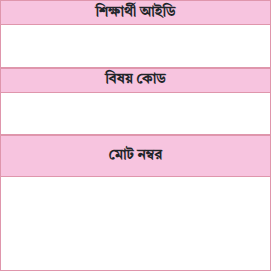
#> input picture info_section.png, 271 x 271 px; its folder holds 5 pictures in this run
$ python get-biggest-rec-image.py
#> lines starting #> are read from the running program, lines starting #| are printed output that depends on the picture; after the words box and inside, x2 and y2 are one past the last pixel; in counts of white or black regions, pixels touching at a corner belong together
import cv2
import numpy as np
import os

def split_info_section_into_labeled_boxes(info_section_image_path):
    """
    Splits the info section image (containing Student ID, Subject Code, Total Number)
    into separate images for each labeled section and its input area.
    """
#> called with info_section_image_path = 'info_section.png'
    info_image = cv2.imread(info_section_image_path)
#> info_image is the input picture: shape (271, 271, 3); mean B, G, R 238.8, 229.8, 248

    if info_image is None:
        print(f"❌ Error: Could not load info section image from {info_section_image_path}")
        return

    height, width, _ = info_image.shape
#> height = 271; width = 271
    gray = cv2.cvtColor(info_image, cv2.COLOR_BGR2GRAY)
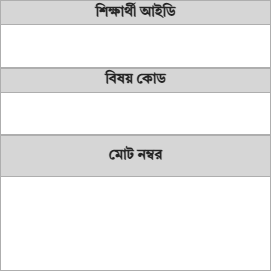
#> gray: shape (271, 271); min 36, max 255, mean 236.1

    # Convert to binary image (threshold) - crucial for finding distinct regions
    # Adjust this threshold if the pink background or text is not clearly separating
    _, binary = cv2.threshold(gray, 230, 255, cv2.THRESH_BINARY_INV) # High threshold to isolate dark text/lines on light background
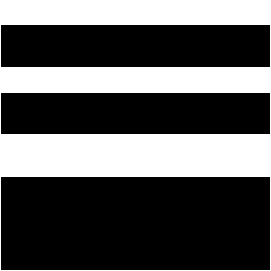
#> binary: shape (271, 271); 35.5% white; 1 white region, box (x1, y1, x2, y2) and area: (0, 0, 271, 271) 26097

    # Find horizontal projection profile to detect clear separations
    horizontal_proj = np.sum(binary, axis=1)
#> horizontal_proj = 271 values, max 69105 at index 0, min 510 at index 25, mean 24556.2

    # Find the 'valleys' or 'low points' in the projection, which indicate
    # the separation lines between the sections.
    # This part might need fine-tuning based on the actual pixel values
    # and consistency of your info_section.png
    separators_y = []
    threshold_for_separation = 100 # A low sum of pixels could indicate a gap
    for y in range(1, height - 1):
        # Look for a sharp drop or a region with very few non-zero pixels
        # indicating a blank horizontal line or the thin white lines between pink sections
        if horizontal_proj[y] < threshold_for_separation and horizontal_proj[y-1] >= threshold_for_separation:
             separators_y.append(y)
        elif horizontal_proj[y] >= threshold_for_separation and horizontal_proj[y+1] < threshold_for_separation:
             separators_y.append(y+1)
#> after the loop, separators_y = []


    # Filter and refine separators_y to get the main dividers
    # The actual points where your pink sections end and new ones begin, or the white lines
    # Based on your image, there are lines around:
    # 1. After "শিক্ষার্থী আইডি" box
    # 2. After "বিষয় কোড" box
    # 3. After "মোট নম্বর" label (before the large input area)

    # A more robust way might be to look for changes in color or strong edge detection.
    # Let's try a simpler approach of fixed ratios or direct segmentation by known height
    # if the sections are always consistently sized.

    # Given the fixed structure of your image:
    # Top section: "শিক্ষার্থী আইডি" + its input box
    # Middle section: "বিষয় কোড" + its input box
    # Bottom section: "মোট নম্বর" + its input area

    # Estimate section boundaries based on the visual layout (approximate y-coordinates)
    # These values are eyeballed from your image and might need adjustment.
    # This assumes info_section.png is cropped consistently.
    section_boundaries = [
        0, # Start of the first section
        height // 3, # End of first section, start of second
        (2 * height) // 3, # End of second section, start of third
        height # End of the image
    ]
#> section_boundaries = [0, 90, 180, 271]

    # Refine boundaries by finding the actual distinct horizontal lines
    # (e.g., the white lines between the pink blocks or the bottom of the input boxes)
    # This requires more advanced image processing to robustly detect these specific lines.
    # For now, let's use a simpler fixed division or rely on detected significant horizontal lines.

    # Let's re-try finding strong horizontal lines (could be the white separators)
    edges = cv2.Canny(gray, 50, 150, apertureSize=3)
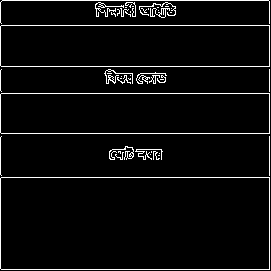
#> edges: shape (271, 271); 4.5% white in thin lines or dots
    lines = cv2.HoughLinesP(edges, 1, np.pi/180, threshold=100, minLineLength=width*0.8, maxLineGap=10)
#> lines = [[1, 269, 269, 269], [1, 25, 269, 25], [269, 268, 269, 1], [1, 133, 268, 133], [2, 0, 268, 0], [1, 177, 268, 177], [0, 268, 0, 2], [1, 66, 268, 66], [1, 93, 268, 93]]

    horizontal_line_y_coords = []
    if lines is not None:
        for line in lines:
            x1, y1, x2, y2 = line[0]
            if abs(y1 - y2) < 5: # It's a horizontal line if y coordinates are close
                horizontal_line_y_coords.append(y1)
#> this loop made 9 passes
#> after the loop, horizontal_line_y_coords = [269, 25, 133, 0, 177, 66, 93]

    # Sort and unique the y-coordinates
    horizontal_line_y_coords = sorted(list(set(horizontal_line_y_coords)))
#> horizontal_line_y_coords = [0, 25, 66, 93, 133, 177, 269]

    # Filter out lines that are too close to each other or at the very top/bottom
    filtered_lines_y = []
    if horizontal_line_y_coords:
        filtered_lines_y.append(horizontal_line_y_coords[0])
        for i in range(1, len(horizontal_line_y_coords)):
            if horizontal_line_y_coords[i] - filtered_lines_y[-1] > 20: # Ensure lines are sufficiently separated
                filtered_lines_y.append(horizontal_line_y_coords[i])
#> this loop made 6 passes
#> after the loop, filtered_lines_y = [0, 25, 66, 93, 133, 177, 269]

    # Add the top and bottom of the image as implicit boundaries
    final_boundaries = [0] + filtered_lines_y + [height]
#> final_boundaries = [0, 0, 25, 66, 93, 133, 177, 269, 271]
    final_boundaries = sorted(list(set(final_boundaries)))
#> final_boundaries = [0, 25, 66, 93, 133, 177, 269, 271]

    # Ensure we have at least 4 boundaries for 3 sections (0, y1, y2, y3, height)
    if len(final_boundaries) < 4:
        print("Warning: Not enough clear horizontal separation lines found. Using approximate division.")
        # Fallback to approximate division if lines are not detected
        final_boundaries = [0, height // 3, (2 * height) // 3, height]
        # Further refine by trying to find the blank input box regions if needed

    section_names = ["student_id_section", "subject_code_section", "total_number_section"]
    saved_files = []

    for i in range(len(final_boundaries) - 1):
        if i < len(section_names):
            y_start = final_boundaries[i]
            y_end = final_boundaries[i+1]
            if y_end > y_start: # Ensure valid section
                section_part = info_image[y_start:y_end, 0:width]
                output_filename = f"{section_names[i]}.png"
                cv2.imwrite(output_filename, section_part)
                saved_files.append(output_filename)
                print(f"✅ Saved: {output_filename}")
            else:
                print(f"Skipping empty section at boundaries {y_start}-{y_end}")
#> this loop made 7 passes
#> (y_start, y_end, output_filename) on passes 1 to 3: (0, 25, 'student_id_section.png'), (25, 66, 'subject_code_section.png'), (66, 93, 'total_number_section.png')
#| ✅ Saved: student_id_section.png
#| ✅ Saved: subject_code_section.png
#| ✅ Saved: total_number_section.png
#> pass 1, in split_info_section_into_labeled_boxes, `section_part = info_image[y_start:y_end, 0:width]`:
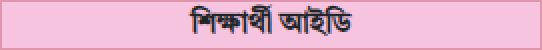
#> section_part: shape (25, 271, 3) (shown 2 times larger); mean B, G, R 205.3, 180.4, 229.3
#> pass 2, in split_info_section_into_labeled_boxes, `section_part = info_image[y_start:y_end, 0:width]`:
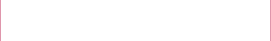
#> section_part: shape (41, 271, 3); mean B, G, R 254.4, 254.2, 254.8
#> pass 3, in split_info_section_into_labeled_boxes, `section_part = info_image[y_start:y_end, 0:width]`:
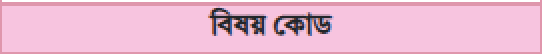
#> section_part: shape (27, 271, 3) (shown 2 times larger); mean B, G, R 210, 185.6, 234.9
#> after the loop, saved_files = ['student_id_section.png', 'subject_code_section.png', 'total_number_section.png']


    if saved_files:
        print(f"Successfully extracted {len(saved_files)} individual sections from info_section.png.")
#| Successfully extracted 3 individual sections from info_section.png.
        # [5 lines of commented-out code are left out]
    else:
        print("❌ No individual sections found within info_section.png. Adjust parameters or input image.")


# --- Main call ---
if __name__ == "__main__":
    # Make sure 'info_section.png' is generated by your first script part or exists here.
    # If it doesn't exist, you need to run the initial part of your code first to create it.
    info_section_file = "info_section.png"
    if os.path.exists(info_section_file):
        split_info_section_into_labeled_boxes(info_section_file)
    else:
        print(f"Error: {info_section_file} not found. Please ensure it's generated first.")
